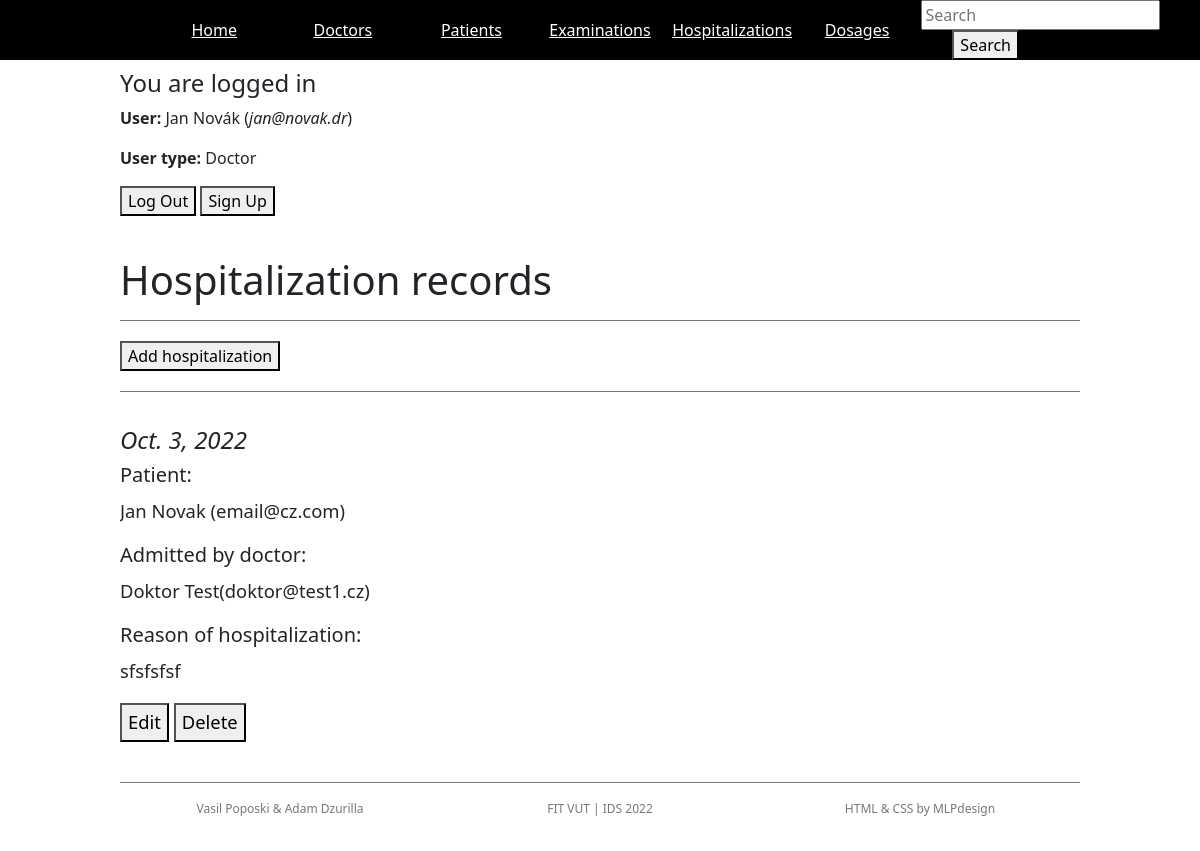
The page /hospitalizations/ (signed in) on the database its author committed.
### accounts/models.py (models this page shows, shortened)
class User(AbstractUser):
    is_pacient = models.BooleanField(default=False)
    is_doctor = models.BooleanField(default=False)

class Pacient(models.Model):
    user = models.OneToOneField(
        'User', primary_key=True, on_delete=models.CASCADE)
    date_of_birth = models.DateField(blank=False, null=False)
    residence = models.CharField(blank=True, null=True, max_length=100)
    health_insurance = models.CharField(blank=True, null=True, max_length=100)
    def __str__(self):
        return self.user.username

class Doctor(models.Model):
    user = models.OneToOneField(
        'User', primary_key=True, on_delete=models.CASCADE)
    phone = models.CharField(blank=True, null=True, max_length=50)
    departments = models.ManyToManyField(
        'hospitalapp.Department', related_name='departments')
    def __str__(self):
        return self.user.username

### hospitalapp/models.py (models this page shows)
class Hospitalization(models.Model):
    purpose = models.CharField(blank=True, null=True, max_length=400)
    date = models.DateField(blank=False, null=False)
    pacient = models.ForeignKey('accounts.Pacient', on_delete=models.CASCADE)
    doctor = models.ForeignKey('accounts.Doctor', on_delete=models.CASCADE)
    class Meta:
        ordering = ['-date']

### hospitalapp/views.py (the view)
# urls.py: path('hospitalizations/', views.hospitalizations, name='hospitalizations'),
@login_required
def hospitalizations(request):
    hospitalizations = Hospitalization.objects.all()
    return render(request, 'hospitalapp/records/hospitalizations.html', context={'hospitalizations': hospitalizations})

### hospitalapp/templates/hospitalapp/records/hospitalizations.html (shortened to what this page needs)
{% extends 'base.html' %}
{% block content %}
<div id="pageheader">
	<h1>Hospitalization records</h1>
</div>
<div class="section">
    <button><a href="{% url 'add_hospitalization' %}">Add hospitalization</a></button>
</div>
{% for hosp in hospitalizations %}
	<div class="section">
		<div class="preview">
			<div>
				<h4><i>{{ hosp.date }}</i></h4>
                <h5>Patient: </h5>
					<p>
						{{ hosp.pacient.user.first_name }} {{ hosp.pacient.user.last_name }}
						<a href="{% url 'patient_details' hosp.pacient.pk %}">({{ hosp.pacient }}</a>)
					</p>
                <h5>Admitted by doctor: </h5>
					<p>{{ hosp.doctor.user.first_name }} {{ hosp.doctor.user.last_name }}({{ hosp.doctor }})</p>
                <h5>Reason of hospitalization: </h5><p>{{ hosp.purpose }}</p>
				<button><a href="{% url 'edit_hospitalization' hosp.pk %}">Edit</a></button>
				<button><a href="{% url 'delete_hospitalization' hosp.pk %}">Delete</a></button>
			</div>
		</div>
	</div>
{% endfor %}
{% endblock %}

### templates/base.html (shortened to what this page needs)
{% load static %}
<!DOCTYPE html>
<html lang="en">
<head>
	<link rel="stylesheet" href="{% static 'styles.css' %}">
	<link rel="stylesheet" href="{% static 'slidy.css' %}">
	<link href="https://cdn.jsdelivr.net/npm/bootstrap@5.0.0-beta1/dist/css/bootstrap.min.css" rel="stylesheet"
>
</head>
<body>
	<div id="menu">
		<nav>
            <ul id="topnav">
				<li><a href="/">Home</a></li>
				<li><a href="{% url 'doctors' %}">Doctors</a></li>
				{% if user.is_authenticated %}
					{% if user.is_doctor %}
						<li><a href="{% url 'patients' %}">Patients</a></li>
						<li><a href="{% url 'examinations' %}">Examinations</a></li>
						<li><a href="{% url 'hospitalizations' %}">Hospitalizations</a></li>
						<li><a href="{% url 'dosages' %}">Dosages</a></li>
					{% endif %}
				{% else %}
					<li><a href="{% url 'login'%}">Log In</a></li>
				{% endif %}
				<li>
                    <form method="POST" action="{% url 'search_result' %}">
                        <input type="search" name="searched" placeholder="Search">
                        <button type="submit">Search</button>
                    </form>
                </li>
			</ul>
		</nav>
	</div>
	<div id="container">
        {% if user.is_authenticated %}
        <div class="section">
            <h4>You are logged in</h4>
			<p><strong>User:</strong> {{ user.first_name }} {{ user.last_name }} (<i>{{ user.username }}</i>)</p>
            <p><strong>User type:</strong> {% if user.is_pacient %} Patient {% endif %} {% if user.is_doctor %} Doctor {% endif %}</p>
			<div>
				<button><a href="{% url 'logout' %}">Log Out</a></button>
				<button><a href="{% url 'signup' %}">Sign Up</a></button>
			</div>
        {% else %}
            <h4>You are not logged in</h4>
            <button><a href="{% url 'login' %}">Log In</a></button>
        {% endif %}
        </div>
        {% block content %} {% endblock %}
    </div>
	<div class="section">
		<div id="credits">
			<div class="col">
				<p>Vasil Poposki &amp Adam Dzurilla</p>
			</div>
			<div class="col">
				<p>FIT VUT | IDS 2022</p>
			</div>
			<div class="col">
				<p><a href="http://mlpdesign.net">HTML & CSS</a> by MLPdesign</p>
			</div>
		</div>
	</div>
</body>
</html>

### static/styles.css (style rules this page uses)
body { background-color:#fefdfb; color: #555; font-family: 'Abel', sans-serif; font-size: 93%; font-weight:normal;margin: 0; }
a:link, a:visited, a:active { color:inherit; text-decoration: none; }
nav { display: table; table-layout: fixed; width: 75%; margin: 0 auto; }
#menu { width:100%; min-height:35px; background-color: #000; position:fixed; z-index:100; top:0; left:0; }
#menu a { background-color:inherit; color: #fff; }
ul#topnav { display: table-row; padding: 0; overflow: hidden; position:relative; bottom:0; }
ul#topnav li { list-style-type: none; display: table-cell; text-align:center; vertical-align:middle; }
ul#topnav li a { display:block; padding:8px; text-decoration:underline; }
#container { width:100%; margin-top:48px; }
#pageheader { padding-top: 20px; display:table; width:80%; margin:auto; }
.section { width:80%; border-top:1px solid #777; padding:20px 0; margin:auto; }
.preview { display:table; table-layout:fixed; width:100%; margin-bottom:5px; padding-top:5px; text-align:justify; }
.preview div { display:inline-block; white-space: nowrap; overflow: hidden; text-overflow: ellipsis; max-width: 50ch; padding:0; margin:.5em 0; font-size:115%; line-height:175%; }
.col { display: table-cell; }
#credits { display:table; table-layout:fixed; width:100%; font-size:12px; color:#777; line-height:100%; text-align:center; }

### static/slidy.css (style rules this page uses)
body { margin: 0; }

### rows shown on the page
User: first_name "Jan", last_name "Novák", username "jan@novak.dr"
Hospitalization: date "Oct. 3, 2022", pacient.user.first_name "Jan", pacient.user.last_name "Novak", pacient "email@cz.com", doctor.user.first_name "Doktor", doctor.user.last_name "Test", doctor "doktor@test1.cz", purpose "sfsfsfsf"
